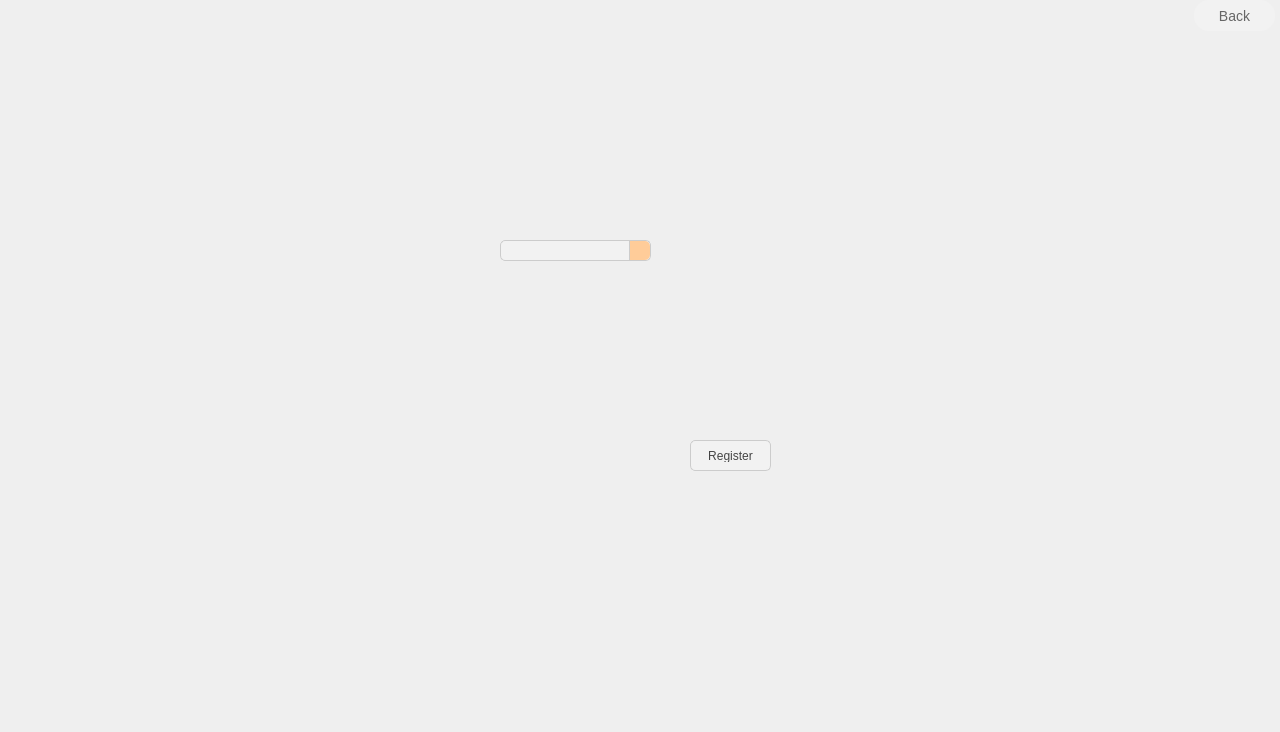
<?xml version="1.0" encoding="UTF-8"?>
<ui version="4.0">
 <class>createuser</class>
 <widget class="QMainWindow" name="createuser">
  <property name="geometry">
   <rect>
    <x>0</x>
    <y>0</y>
    <width>1280</width>
    <height>732</height>
   </rect>
  </property>
  <property name="windowTitle">
   <string>MainWindow</string>
  </property>
  <widget class="QWidget" name="centralwidget">
   <widget class="QLabel" name="label">
    <property name="geometry">
     <rect>
      <x>0</x>
      <y>0</y>
      <width>1321</width>
      <height>731</height>
     </rect>
    </property>
    <property name="styleSheet">
     <string notr="true">background-image: url(D:/Teme Proiecte/POO PROIECT/background.png);</string>
    </property>
    <property name="text">
     <string/>
    </property>
   </widget>
   <widget class="QPushButton" name="pushButton">
    <property name="geometry">
     <rect>
      <x>1194</x>
      <y>0</y>
      <width>81</width>
      <height>31</height>
     </rect>
    </property>
    <property name="styleSheet">
     <string notr="true">QPushButton {
    background-color: #f2f2f2;
    border-radius: 15px;
    font-family: &quot;Helvetica Neue&quot;, Helvetica, Arial, sans-serif;
    font-size: 14px;
    color: #666666;
}

QPushButton:hover {
    background-color: #cccccc;
}

QPushButton:pressed {
    background-color: #999999;
}</string>
    </property>
    <property name="text">
     <string>Back</string>
    </property>
   </widget>
   <widget class="QComboBox" name="comboBox">
    <property name="geometry">
     <rect>
      <x>500</x>
      <y>240</y>
      <width>151</width>
      <height>21</height>
     </rect>
    </property>
    <property name="styleSheet">
     <string notr="true">QComboBox {
    font-family: &quot;Helvetica Neue&quot;, Helvetica, Arial, sans-serif;
    font-size: 12px;
    color: #444444;
    border-radius: 5px;
    padding: 8px;
    border: 1px solid #cccccc;
    background-color: #f2f2f2;
}

QComboBox::drop-down {
    subcontrol-origin: padding;
    subcontrol-position: top right;
    width: 20px;
    border-left-width: 1px;
    border-left-color: #cccccc;
    border-left-style: solid;
    border-top-right-radius: 5px;
    border-bottom-right-radius: 5px;
    background-color: #ffcc99;
}

QComboBox::down-arrow {
    image: url(path/to/down-arrow.png);
    width: 12px;
    height: 12px;
}</string>
    </property>
   </widget>
   <widget class="QPushButton" name="registerButton">
    <property name="geometry">
     <rect>
      <x>690</x>
      <y>440</y>
      <width>81</width>
      <height>31</height>
     </rect>
    </property>
    <property name="styleSheet">
     <string notr="true">QPushButton {
    font-family: &quot;Helvetica Neue&quot;, Helvetica, Arial, sans-serif;
    font-size: 12px;
    color: #444444;
    border-radius: 5px;
    padding: 8px;
    border: 1px solid #cccccc;
    background-color: #f2f2f2;
}

QPushButton::drop-down {
    subcontrol-origin: padding;
    subcontrol-position: top right;
    width: 20px;
    border-left-width: 1px;
    border-left-color: #cccccc;
    border-left-style: solid;
    border-top-right-radius: 5px;
    border-bottom-right-radius: 5px;
    background-color: #ffcc99;
}

QPushButton::down-arrow {
    image: url(path/to/down-arrow.png);
    width: 12px;
    height: 12px;
}
QPushButton:hover {
    background-color: #cccccc;
}

QPushButton:pressed {
    background-color: #999999;
}</string>
    </property>
    <property name="text">
     <string>Register</string>
    </property>
   </widget>
  </widget>
 </widget>
 <resources/>
 <connections/>
</ui>
